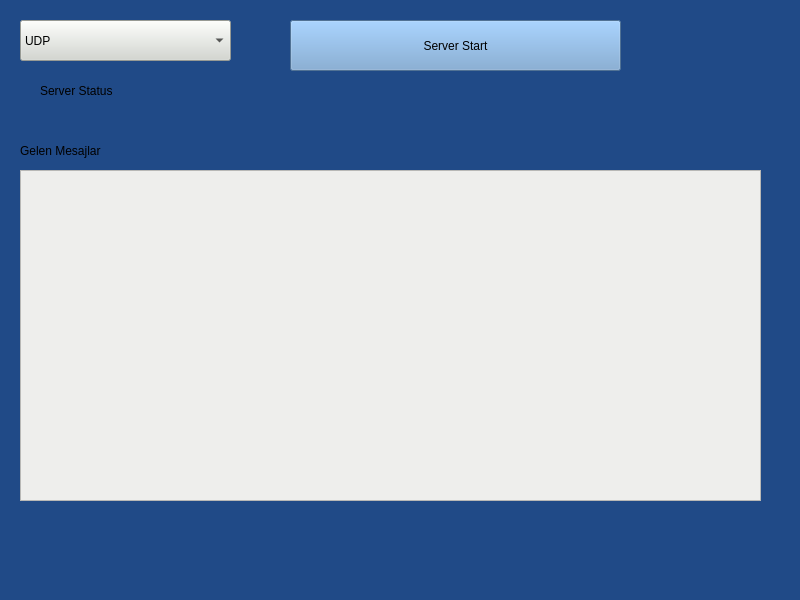
<?xml version="1.0" encoding="UTF-8"?>
<ui version="4.0">
 <class>MainWindow</class>
 <widget class="QMainWindow" name="MainWindow">
  <property name="geometry">
   <rect>
    <x>0</x>
    <y>0</y>
    <width>800</width>
    <height>600</height>
   </rect>
  </property>
  <property name="windowTitle">
   <string>MainWindow</string>
  </property>
  <property name="styleSheet">
   <string notr="true">background-color: rgb(32, 74, 135);</string>
  </property>
  <widget class="QWidget" name="centralwidget">
   <widget class="QTextBrowser" name="textBrowser">
    <property name="geometry">
     <rect>
      <x>20</x>
      <y>170</y>
      <width>741</width>
      <height>331</height>
     </rect>
    </property>
    <property name="styleSheet">
     <string notr="true">background-color: rgb(238, 238, 236);</string>
    </property>
   </widget>
   <widget class="QComboBox" name="comboBox">
    <property name="geometry">
     <rect>
      <x>20</x>
      <y>20</y>
      <width>211</width>
      <height>41</height>
     </rect>
    </property>
    <property name="styleSheet">
     <string notr="true">
background-color: rgb(211, 215, 207);</string>
    </property>
    <item>
     <property name="text">
      <string>UDP</string>
     </property>
    </item>
    <item>
     <property name="text">
      <string>TCP</string>
     </property>
    </item>
    <item>
     <property name="text">
      <string>Websocket</string>
     </property>
    </item>
   </widget>
   <widget class="QPushButton" name="serverstart">
    <property name="geometry">
     <rect>
      <x>290</x>
      <y>20</y>
      <width>331</width>
      <height>51</height>
     </rect>
    </property>
    <property name="styleSheet">
     <string notr="true">background-color: rgb(114, 159, 207);</string>
    </property>
    <property name="text">
     <string>Server Start</string>
    </property>
   </widget>
   <widget class="QLabel" name="label">
    <property name="geometry">
     <rect>
      <x>20</x>
      <y>140</y>
      <width>151</width>
      <height>21</height>
     </rect>
    </property>
    <property name="text">
     <string>Gelen Mesajlar</string>
    </property>
   </widget>
   <widget class="QLabel" name="status">
    <property name="geometry">
     <rect>
      <x>40</x>
      <y>80</y>
      <width>181</width>
      <height>21</height>
     </rect>
    </property>
    <property name="text">
     <string>Server Status</string>
    </property>
   </widget>
  </widget>
  <widget class="QMenuBar" name="menubar">
   <property name="geometry">
    <rect>
     <x>0</x>
     <y>0</y>
     <width>800</width>
     <height>22</height>
    </rect>
   </property>
  </widget>
  <widget class="QStatusBar" name="statusbar"/>
 </widget>
 <resources/>
 <connections/>
</ui>
